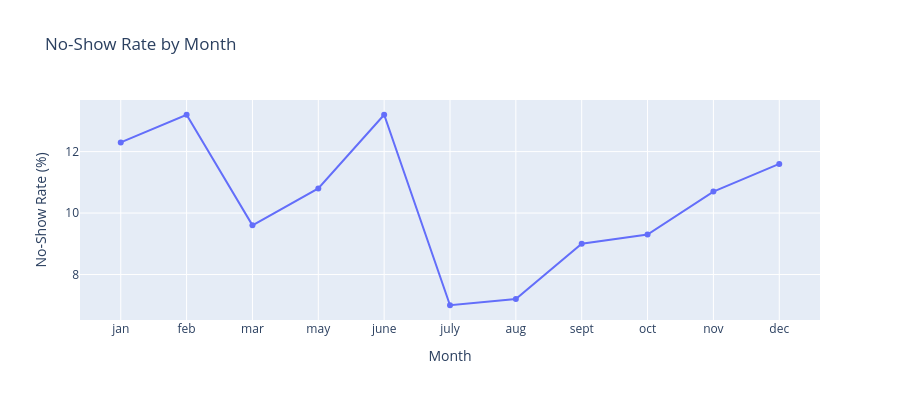
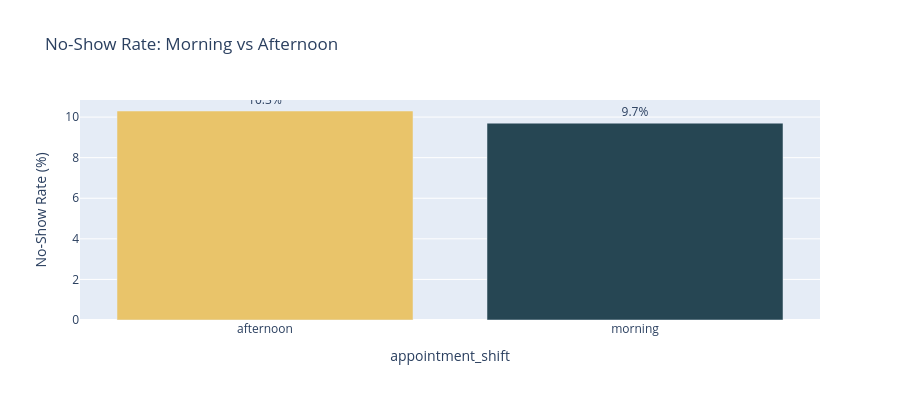

Source (notebook cell) for these figures, in order:
### Markdown cell above
## No-Show by Time Factors
Does the month, year, or time of day affect no-show rates?

### Code cell
# === NO-SHOW BY MONTH ===
month_order = ['jan', 'feb', 'mar', 'apr', 'may', 'june', 'july', 'aug', 'sept', 'oct', 'nov', 'dec']
month_ns = df.groupby('appointment_month').agg(
    total=('no_show_binary', 'count'),
    no_shows=('no_show_binary', 'sum')
).reset_index()
month_ns['rate'] = (month_ns['no_shows'] / month_ns['total'] * 100).round(1)
month_ns['appointment_month'] = pd.Categorical(month_ns['appointment_month'], categories=month_order, ordered=True)
month_ns = month_ns.sort_values('appointment_month')

fig = px.line(
    month_ns, x='appointment_month', y='rate', markers=True,
    title='No-Show Rate by Month',
    labels={'appointment_month': 'Month', 'rate': 'No-Show Rate (%)'}
)
fig.update_layout(height=400)
fig.show()

# === NO-SHOW BY SHIFT ===
shift_ns = df.groupby('appointment_shift').agg(
    total=('no_show_binary', 'count'),
    no_shows=('no_show_binary', 'sum')
).reset_index()
shift_ns['rate'] = (shift_ns['no_shows'] / shift_ns['total'] * 100).round(1)

fig2 = px.bar(
    shift_ns, x='appointment_shift', y='rate',
    title='No-Show Rate: Morning vs Afternoon',
    color='appointment_shift', color_discrete_sequence=['#E9C46A', '#264653'],
    text='rate'
)
fig2.update_traces(texttemplate='%{text:.1f}%', textposition='outside')
fig2.update_layout(height=400, showlegend=False, yaxis_title='No-Show Rate (%)')
fig2.show()

# === TREND BY YEAR ===
year_ns = df.groupby('appointment_year').agg(
    total=('no_show_binary', 'count'),
    no_shows=('no_show_binary', 'sum')
).reset_index()
year_ns['rate'] = (year_ns['no_shows'] / year_ns['total'] * 100).round(1)

fig3 = px.bar(
    year_ns, x='appointment_year', y='rate',
    title='No-Show Rate by Year (Trend)',
    text='rate', color='rate', color_continuous_scale='RdYlGn_r'
)
fig3.update_traces(texttemplate='%{text:.1f}%', textposition='outside')
fig3.update_layout(height=400, coloraxis_showscale=False, yaxis_title='No-Show Rate (%)')
fig3.show()

### Figure 1 — Plotly figure (JSON) as saved in the notebook; plotly's stock layout.template omitted (floating-point values rounded to 4 significant figures)
{"data": [{"hovertemplate": "Month=%{x}<br>No-Show Rate (%)=%{y}<extra></extra>", "legendgroup": "", "line": {"color": "#636efa", "dash": "solid"}, "marker": {"symbol": "circle"}, "mode": "lines+markers", "name": "", "orientation": "v", "showlegend": false, "type": "scatter", "x": ["jan", "feb", "mar", "may", "june", "july", "aug", "sept", "oct", "nov", "dec", null], "xaxis": "x", "y": [12.3, 13.2, 9.6, 10.8, 13.2, 7.0, 7.2, 9.0, 9.3, 10.7, 11.6, 11.2], "yaxis": "y"}], "layout": {"height": 400, "legend": {"tracegroupgap": 0}, "title": {"text": "No-Show Rate by Month"}, "xaxis": {"anchor": "y", "domain": [0, 1], "title": {"text": "Month"}}, "yaxis": {"anchor": "x", "domain": [0, 1], "title": {"text": "No-Show Rate (%)"}}}}

### Figure 2 — Plotly figure (JSON) as saved in the notebook; plotly's stock layout.template omitted (floating-point values rounded to 4 significant figures)
{"data": [{"hovertemplate": "appointment_shift=%{x}<br>rate=%{text}<extra></extra>", "legendgroup": "afternoon", "marker": {"color": "#E9C46A", "pattern": {"shape": ""}}, "name": "afternoon", "orientation": "v", "showlegend": true, "text": [10.3], "textposition": "outside", "texttemplate": "%{text:.1f}%", "type": "bar", "x": ["afternoon"], "xaxis": "x", "y": [10.3], "yaxis": "y"}, {"hovertemplate": "appointment_shift=%{x}<br>rate=%{text}<extra></extra>", "legendgroup": "morning", "marker": {"color": "#264653", "pattern": {"shape": ""}}, "name": "morning", "orientation": "v", "showlegend": true, "text": [9.7], "textposition": "outside", "texttemplate": "%{text:.1f}%", "type": "bar", "x": ["morning"], "xaxis": "x", "y": [9.7], "yaxis": "y"}], "layout": {"barmode": "relative", "height": 400, "legend": {"title": {"text": "appointment_shift"}, "tracegroupgap": 0}, "showlegend": false, "title": {"text": "No-Show Rate: Morning vs Afternoon"}, "xaxis": {"anchor": "y", "categoryarray": ["afternoon", "morning"], "categoryorder": "array", "domain": [0, 1], "title": {"text": "appointment_shift"}}, "yaxis": {"anchor": "x", "domain": [0, 1], "title": {"text": "No-Show Rate (%)"}}}}
